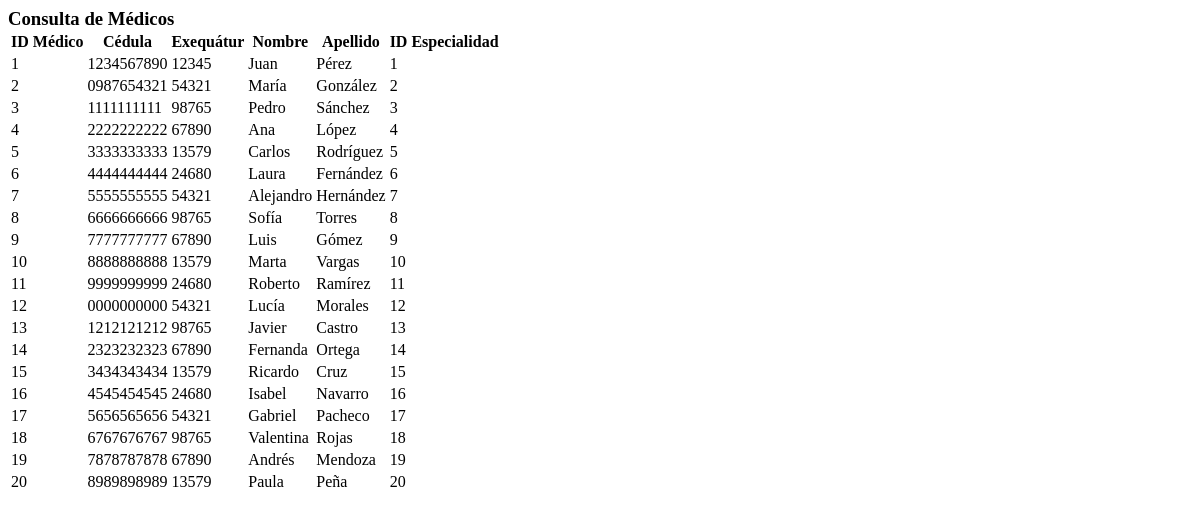
The page /consulta_medico.php on the database as committed earlier.
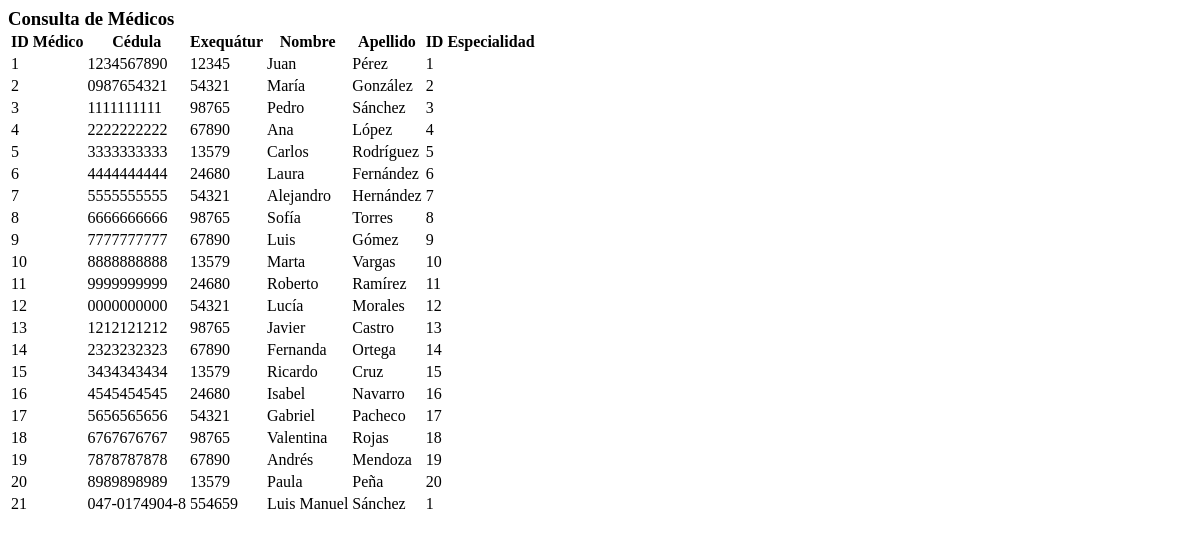
The same page on the database as committed later.
### tables this page shows
CREATE TABLE `medicos` (
  `id_medico` int NOT NULL,
  `cedula` text,
  `exequatur` int DEFAULT NULL,
  `nombre` text,
  `apellido` text,
  `id_especialidad` int DEFAULT NULL,
  PRIMARY KEY (`id_medico`),
  KEY `FK_Medicos_Especialidad` (`id_especialidad`)
);

### consulta_medico.php (the view, shortened to what this page needs)
<?php
$servername = "localhost";
$username = "root";
$password = "";
$database = "pediatra_sis";
$conn = new mysqli($servername, $username, $password, $database);
$query = "SELECT id_medico, cedula, exequatur, nombre, apellido, id_especialidad FROM medicos";
$result = $conn->query($query);
?>
<!DOCTYPE html>
<html lang="es">
<head>
  <link rel="stylesheet" href="https://cdn.datatables.net/1.13.5/css/jquery.dataTables.min.css">
</head>
<body>
  <h3 style="padding:0; margin:0;">Consulta de Médicos</h3>
  <table id="tabla_medicos" class="display">
    <thead>
      <tr>
        <th>ID Médico</th>
        <th>Cédula</th>
        <th>Exequátur</th>
        <th>Nombre</th>
        <th>Apellido</th>
        <th>ID Especialidad</th>
      </tr>
    </thead>
    <tbody>
      <?php
      if ($result->num_rows > 0) {
        while ($row = $result->fetch_assoc()) {
          echo "<tr>";
          echo "<td>" . $row["id_medico"] . "</td>";
          echo "<td>" . $row["cedula"] . "</td>";
          echo "<td>" . $row["exequatur"] . "</td>";
          echo "<td>" . $row["nombre"] . "</td>";
          echo "<td>" . $row["apellido"] . "</td>";
          echo "<td>" . $row["id_especialidad"] . "</td>";
          echo "</tr>";
        }
      } else {
        echo "<tr><td colspan='6'>No se encontraron resultados.</td></tr>";
      }
      ?>
    </tbody>
  </table>
</body>
</html>

Rows that differ between the two databases and show on the page:
added medicos: id_medico "21", cedula "047-0174904-8", exequatur "554659", nombre "Luis Manuel", apellido "Sánchez", id_especialidad "1"
